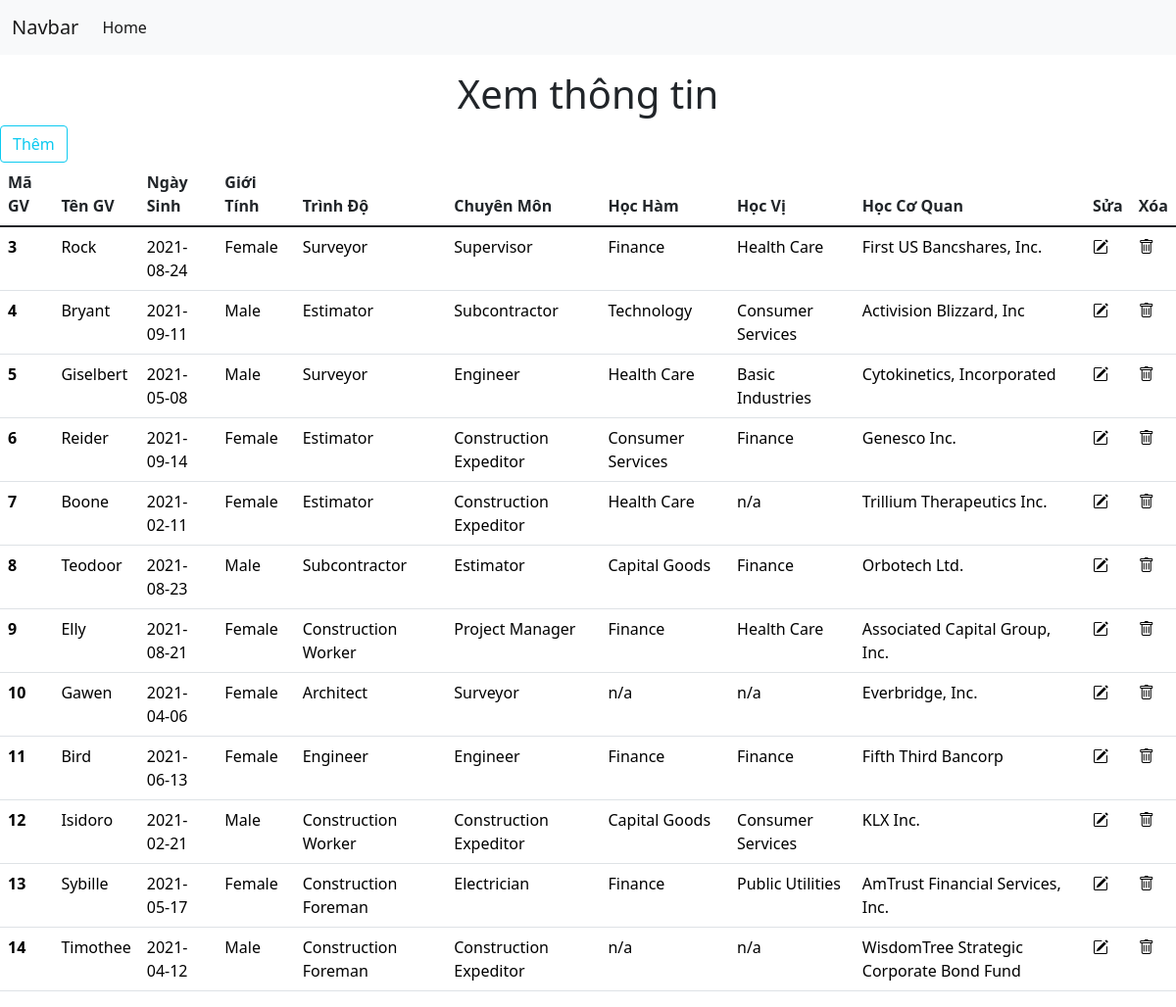
The page / on the database its author committed.
### tables this page shows
CREATE TABLE `giangvien` (
  `magv` int(11) NOT NULL,
  `hovaten` varchar(50) DEFAULT NULL,
  `ngaysinh` date DEFAULT NULL,
  `gioitinh` varchar(10) DEFAULT NULL,
  `trinhdo` varchar(50) DEFAULT NULL,
  `chuyenmon` varchar(50) DEFAULT NULL,
  `hocham` varchar(50) DEFAULT NULL,
  `hocvi` varchar(50) DEFAULT NULL,
  `coquan` varchar(50) DEFAULT NULL
);

### src/controller/controller.php (called while the page is built, shortened)
<?php
    require_once 'model/model.php';
    class controller{
        function index(){
            $model = new model;
            $datas = $model->getAllUsers();
            require_once('view/index.php');
        }
    }
?>

### src/index.php (called while the page is built, shortened)
<?php
    require_once "controller/controller.php";
    $object = new controller();
    $object->$action();
?>

### src/model/model.php (called while the page is built, shortened)
<?php
    class model{
        public function connectDb() {
            $connection = mysqli_connect(DB_HOST, DB_USERNAME, DB_PASSWORD, DB_NAME);
            return $connection;
        }
        public function getAllUsers(){
            $conn = $this->connectDb();
            $sql = "SELECT * FROM giangvien";
            $result = mysqli_query($conn,$sql);
            if(mysqli_num_rows($result) > 0){
                $arr_users = mysqli_fetch_all($result, MYSQLI_ASSOC);
            }
            return $arr_users;
        }
    }
?>

### src/view/index.php (the view, shortened to what this page needs)
<!DOCTYPE html>
<html lang="en">
<head>
    <link href="https://cdn.jsdelivr.net/npm/bootstrap@5.1.3/dist/css/bootstrap.min.css" rel="stylesheet">
    <link rel="stylesheet" href="https://cdn.jsdelivr.net/npm/bootstrap-icons@1.7.2/font/bootstrap-icons.css">
</head>
<body>
<nav class="navbar navbar-expand-lg navbar-light bg-light">
  <div class="container-fluid">
    <a class="navbar-brand" href="#">Navbar</a>
    <div class="collapse navbar-collapse" id="navbarSupportedContent">
      <ul class="navbar-nav me-auto mb-2 mb-lg-0">
        <li class="nav-item">
          <a class="nav-link active" aria-current="page" href="#">Home</a>
        </li>
      </ul>
    </div>
  </div>
</nav>
<h1 class="text-center mt-3">Xem thông tin </h1>
<div>
    <a class="btn btn-outline-info" href="index.php?act=add">Thêm</a>
</div>
<table class="table">
    <thead>
        <tr>
            <th scope="col">Mã GV</th>
            <th scope="col">Tên GV</th>
            <th scope="col">Ngày Sinh</th>
            <th scope="col">Giới Tính</th>
            <th scope="col">Trình Độ</th>
            <th scope="col">Chuyên Môn</th>
            <th scope="col">Học Hàm</th>
            <th scope="col">Học Vị</th>
            <th scope="col">Học Cơ Quan</th>
            <th scope="col">Sửa</th>
            <th scope="col">Xóa</th>
        </tr>
    </thead>
    <tbody>
        <?php
        foreach ($datas as $data) {
        ?>
            <tr>
                <th scope="row"><a class="text-black text-decoration-none" href="index.php?act=details&id=<?php echo $data['magv']; ?>"><?php echo $data['magv']; ?></a></th>
                <td><a class="text-black text-decoration-none" href="index.php?act=details&id=<?php echo $data['magv']; ?>"><?php echo $data['hovaten']; ?></a></td>
                <td><a class="text-black text-decoration-none" href="index.php?act=details&id=<?php echo $data['magv']; ?>"><?php echo $data['ngaysinh']; ?></a></td>
                <td><a class="text-black text-decoration-none" href="index.php?act=details&id=<?php echo $data['magv']; ?>"><?php echo $data['gioitinh']; ?></a></td>
                <td><a class="text-black text-decoration-none" href="index.php?act=details&id=<?php echo $data['magv']; ?>"><?php echo $data['trinhdo']; ?></a></td>
                <td><a class="text-black text-decoration-none" href="index.php?act=details&id=<?php echo $data['magv']; ?>"><?php echo $data['chuyenmon']; ?></a></td>
                <td><a class="text-black text-decoration-none" href="index.php?act=details&id=<?php echo $data['magv']; ?>"><?php echo $data['hocham']; ?></a></td>
                <td><a class="text-black text-decoration-none" href="index.php?act=details&id=<?php echo $data['magv']; ?>"><?php echo $data['hocvi']; ?></a></td>
                <td><a class="text-black text-decoration-none" href="index.php?act=details&id=<?php echo $data['magv']; ?>"><?php echo $data['coquan']; ?></a></td>
                <td><a class="text-black text-decoration-none" href="index.php?act=edit&id=<?php echo $data['magv']; ?>"><i class="bi bi-pencil-square text-black"></i></a></td>
                <td><a class="text-black text-decoration-none" href="index.php?act=delete&id=<?php echo $data['magv']; ?>"><i class="bi bi-trash text-black"></i></a></td>
            </tr>
        <?php
        }
        ?>
    </tbody>
</table>
</body>
</html>

### rows shown on the page
giangvien: magv "3", hovaten "Rock", ngaysinh "2021-08-24", gioitinh "Female", trinhdo "Surveyor", chuyenmon "Supervisor", hocham "Finance", hocvi "Health Care", coquan "First US Bancshares, Inc."
giangvien: magv "4", hovaten "Bryant", ngaysinh "2021-09-11", gioitinh "Male", trinhdo "Estimator", chuyenmon "Subcontractor", hocham "Technology", hocvi "Consumer Services", coquan "Activision Blizzard, Inc"
giangvien: magv "5", hovaten "Giselbert", ngaysinh "2021-05-08", gioitinh "Male", trinhdo "Surveyor", chuyenmon "Engineer", hocham "Health Care", hocvi "Basic Industries", coquan "Cytokinetics, Incorporated"
giangvien: magv "6", hovaten "Reider", ngaysinh "2021-09-14", gioitinh "Female", trinhdo "Estimator", chuyenmon "Construction Expeditor", hocham "Consumer Services", hocvi "Finance", coquan "Genesco Inc."
giangvien: magv "7", hovaten "Boone", ngaysinh "2021-02-11", gioitinh "Female", trinhdo "Estimator", chuyenmon "Construction Expeditor", hocham "Health Care", hocvi "n/a", coquan "Trillium Therapeutics Inc."
giangvien: magv "8", hovaten "Teodoor", ngaysinh "2021-08-23", gioitinh "Male", trinhdo "Subcontractor", chuyenmon "Estimator", hocham "Capital Goods", hocvi "Finance", coquan "Orbotech Ltd."
giangvien: magv "9", hovaten "Elly", ngaysinh "2021-08-21", gioitinh "Female", trinhdo "Construction Worker", chuyenmon "Project Manager", hocham "Finance", hocvi "Health Care", coquan "Associated Capital Group, Inc."
giangvien: magv "10", hovaten "Gawen", ngaysinh "2021-04-06", gioitinh "Female", trinhdo "Architect", chuyenmon "Surveyor", hocham "n/a", hocvi "n/a", coquan "Everbridge, Inc."
giangvien: magv "11", hovaten "Bird", ngaysinh "2021-06-13", gioitinh "Female", trinhdo "Engineer", chuyenmon "Engineer", hocham "Finance", hocvi "Finance", coquan "Fifth Third Bancorp"
giangvien: magv "12", hovaten "Isidoro", ngaysinh "2021-02-21", gioitinh "Male", trinhdo "Construction Worker", chuyenmon "Construction Expeditor", hocham "Capital Goods", hocvi "Consumer Services", coquan "KLX Inc."
giangvien: magv "13", hovaten "Sybille", ngaysinh "2021-05-17", gioitinh "Female", trinhdo "Construction Foreman", chuyenmon "Electrician", hocham "Finance", hocvi "Public Utilities", coquan "AmTrust Financial Services, Inc."
giangvien: magv "14", hovaten "Timothee", ngaysinh "2021-04-12", gioitinh "Male", trinhdo "Construction Foreman", chuyenmon "Construction Expeditor", hocham "n/a", hocvi "n/a", coquan "WisdomTree Strategic Corporate Bond Fund"
